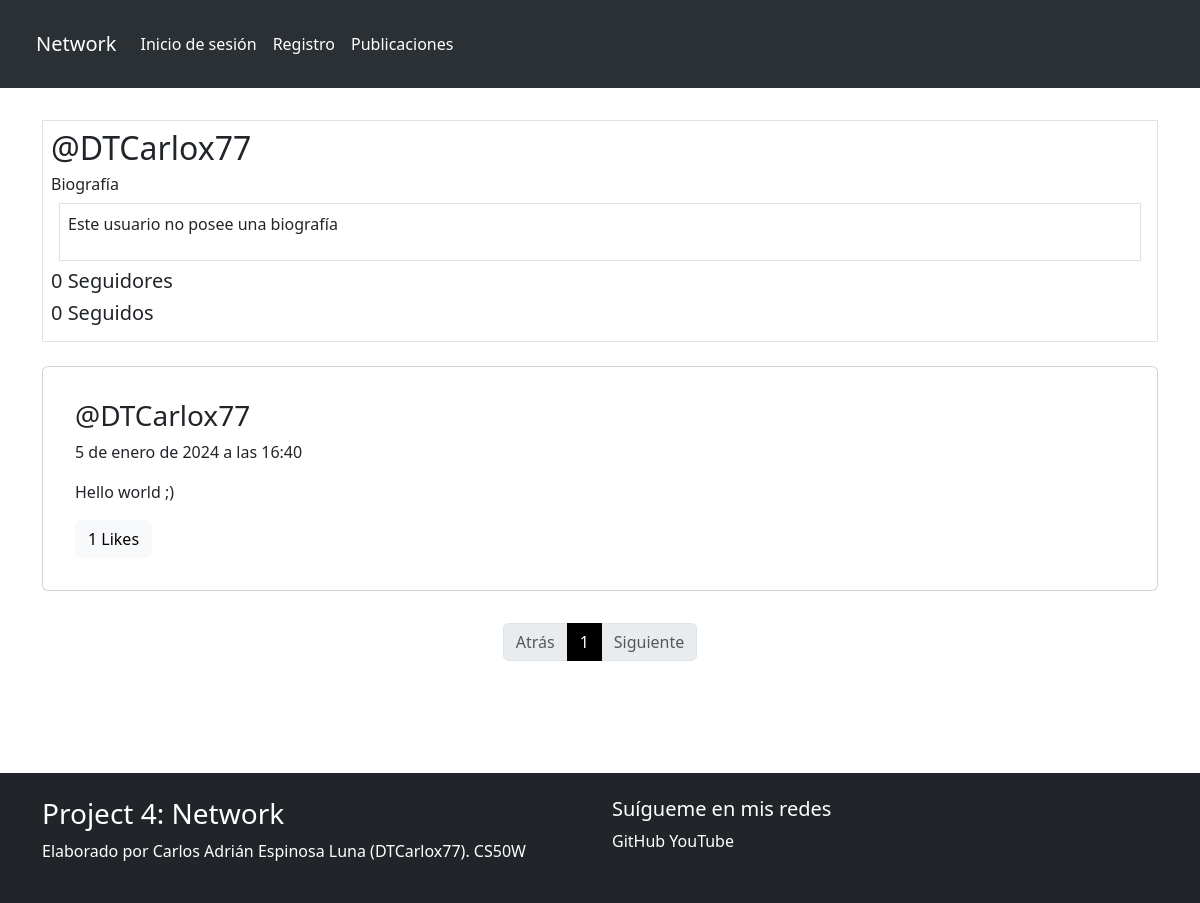
/profile/DTCarlox77/, run on the app's committed database.
### network/models.py (models this page shows, shortened)
class CustomUser(AbstractUser):
    correo = models.EmailField(unique=True)
    name = models.CharField(max_length=40)
    lastname = models.CharField(max_length=40)
    biografia = models.TextField(blank=True)
    def __str__(self):
        return self.username

class Post(models.Model):
    autor = models.ForeignKey(CustomUser, on_delete=models.CASCADE)
    contenido = models.TextField()
    fecha = models.DateTimeField(auto_now_add=True)
    likes = models.ManyToManyField(CustomUser, through=Like, related_name='post_likes')

### network/views.py (the view)
# urls.py: path('profile/<str:username>/', profile, name='profile'),
def profile(request, username):
    usuario = get_object_or_404(CustomUser, username=username)
    user_posts = Post.objects.filter(autor=usuario).order_by('-fecha')
    seguidor = None
    paginator = Paginator(user_posts, 10)
    page = request.GET.get('page')
    try:
        page_posts = paginator.page(page)
    except PageNotAnInteger:
        page_posts = paginator.page(1)
    except EmptyPage:
        page_posts = paginator.page(paginator.num_pages)
    seguidores = Seguidor.objects.filter(siguiendo=usuario).count()
    siguiendo = Seguidor.objects.filter(seguidor=usuario).count()
    if request.user.is_authenticated:
        seguidor = Seguidor.objects.filter(seguidor=request.user, siguiendo=usuario).exists()
    if request.method == 'POST':
        nueva_biografia = request.POST.get('biografia')
        if nueva_biografia is not None:
            usuario.biografia = nueva_biografia
            usuario.save()
    return render(request, 'profile.html', {
        'page_posts': page_posts,
        'perfil': 'propio' if str(username) == str(request.user) else None,
        'username': usuario,
        'seguidores': seguidores,
        'siguiendo': siguiendo,
        'seguidor': seguidor
    })

### network/templates/profile.html (shortened to what this page needs)
{% extends "layouts/base.html" %}
{% block content %}
{% if perfil == 'propio' %}
    <div class="container border mt-4 mb-4 p-2">
        <h2>@{{ username.username }}</h2>
        <h4>{{ username.name }} {{ username.lastname }}</h4>
        <hr>
        <h6 class="ml-5 mt-2">Mi biografía</h6>
        <form action="{% url 'profile' username.username %}" method="POST">
            {% csrf_token %}
            <div class="form-floating mb-3">
                <textarea class="form-control" placeholder="¿Qué tienes en mente?" id="floatingTextarea" value="Prueba" name="biografia">{{ username.biografia }}</textarea>
                <label for="floatingTextarea">Redacta tu biografía</label>
            </div>
            <hr>
            <h5>{{ seguidores }} seguidores</h5>
            <h5>{{ siguiendo }} seguidos</h5>
            <br>
            <button type="submit" class="btn btn-dark">Guardar cambios</button>
        </form>
    </div>
    <h3 class="p-4">Tus posts</h3>
{% else %}
    <div class="container border mt-4 mb-4 p-2">
        <h2>@{{ username.username }}</h2>
        {% if username.biografia %}
            <h6 class="ml-5 mt-2">Biografía</h6>
            <div class="span border m-2 p-2">
                <p>{{ username.biografia }}</p>
            </div>
        {% else %}
            <h6 class="ml-5 mt-2">Biografía</h6>
            <div class="span border m-2 p-2">
                <p>Este usuario no posee una biografía</p>
            </div>
        {% endif %}
        <form method="POST">
            <h5 id="cantidad_seguidores">{{ seguidores }} Seguidores</h5>
            <h5>{{ siguiendo }} Seguidos</h5>
        </form>
    </div>
{% endif %}
{% if page_posts %}
    {% for post in page_posts %}
    <div class="card">
        <div class="card-body m-3">
            <h3 class="card-title">@{{ post.autor }}</h3>
            <p class="card-text">{{ post.fecha }}</p>
            <form method="POST" class="like-form" id="post-{{ post.id }}">
                <p class="card-text" id="content-{{ post.id }}">{{ post.contenido }}</p>
                {% if user.is_authenticated %}
                    {% if request.user in post.likes.all %}
                        <button type="button" class="btn btn-primary btn-dark like_button" data-post-id="{{ post.id }}">
                            {{ post.likes.all.count }} Likes
                        </button>
                    {% else %}
                        <button type="button" class="btn btn-primary btn-light like_button" data-post-id="{{ post.id }}">
                            {{ post.likes.all.count }} Likes
                        </button>
                    {% endif %}
                    {% if perfil == 'propio' %}
                        <button type="button" class="btn btn-light edit_post" data-post-id="{{ post.id }}">Modificar</button>
                        <button type="button" class="btn btn-light delete_post" data-post-id="{{ post.id }}">Eliminar</button>
                    {% endif %}
                {% else %}
                    <a  href="{% url 'login' %}">
                        <button type="button" class="btn btn-primary btn-light">
                            {{ post.likes.all.count }} Likes
                        </button>
                    </a>
                {% endif %}
            </form>
        </div>
    </div>
    {% endfor %}
    <br>
    <div class="d-flex justify-content-center mt-2 mb-5 pages">
        <nav aria-label="...">
            <ul class="pagination">
                {% if page_posts.has_previous %}
                    <li class="page-item">
                        <a class="page-link" href="?page={{ page_posts.previous_page_number }}">Atrás</a>
                    </li>
                {% else %}
                    <li class="page-item disabled">
                        <span class="page-link" href="?page=1">Atrás</span>
                    </li>
                {% endif %}
                {% for num in page_posts.paginator.page_range %}
                    <li class="page-item {% if num == page_posts.number%}active{% endif %}" aria-current="page">
                        <a class="page-link" href="?page={{ num }}">{{ num }}</a>
                    </li>
                {% endfor %}
                {% if page_posts.has_next %}
                    <li class="page-item">
                        <a class="page-link" href="?page={{ page_posts.next_page_number }}">Siguiente</a>
                    </li>
                {% else %}
                    <li class="page-item disabled">
                        <span class="page-link">Siguiente</span>
                    </li>
                {% endif %}
            </ul>
        </nav>
    </div>
{% else %}
    <div class="container mt-4 border p-4">
        <h2>{% if perfil == 'propio' %}No has hecho publicaciones{% else %}Esta persona no ha hecho publicaciones{% endif %}</h2>
    </div>
{% endif %}
{% endblock %}

### network/static/css/style.css (style rules this page uses)
.pagination .page-link { background-color: #fff; color: #000; border-color: black; }
.pagination .page-item.active .page-link { background-color: black; color: white; border-color: black; }
body { display: flex; flex-direction: column; height: 100vh; overflow-x: hidden; }

### data on the page
CustomUser: username "DTCarlox77"
Post: autor "DTCarlox77", fecha "5 de enero de 2024 a las 16:40", contenido "Hello world ;)", likes.all.count "1"

### other printed values
{{ seguidores }} "0"
{{ siguiendo }} "0"
{{ num }} "1"
